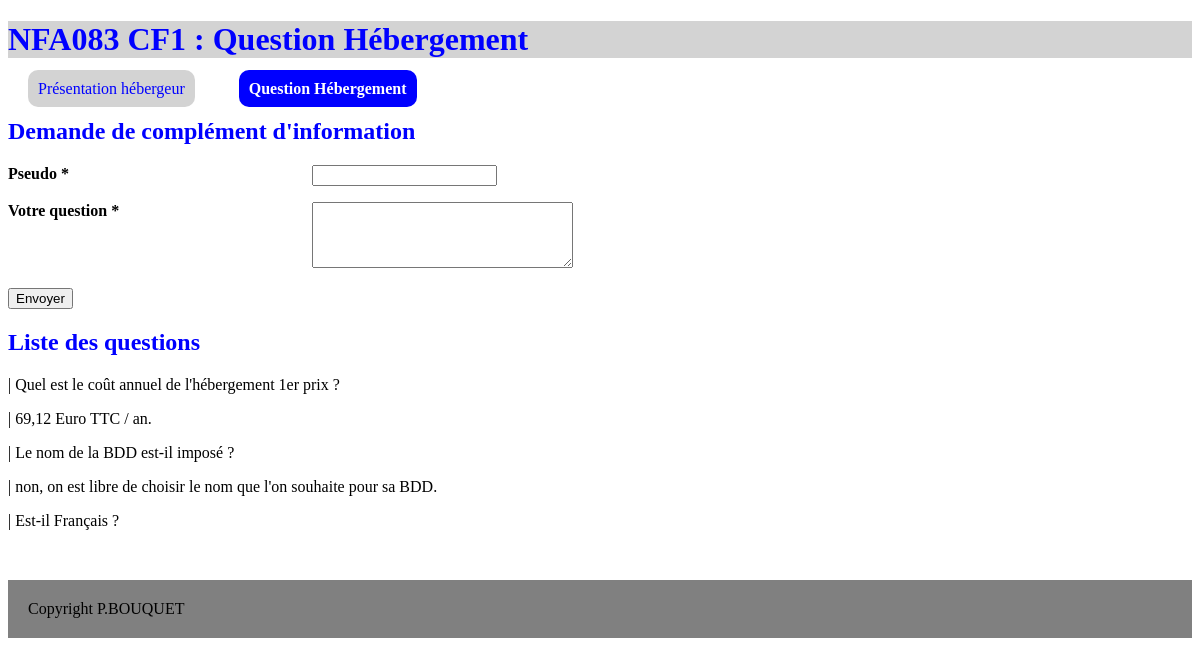
The page /question.php on the database its author committed.
### tables this page shows
CREATE TABLE IF NOT EXISTS `question` (
  `question_id` int(3) NOT NULL,
  `question_pseudo` varchar(20) DEFAULT NULL,
  `question_texte` varchar(255) NOT NULL
);

### inc/question-liste.inc.php (the view)
<h2>Liste des questions</h2>
<?php
    $requete22="SELECT question_pseudo, question_texte "
             ."FROM question";
    $resultat22 = $con->query($requete22);
  while($donnees22 = $resultat22->fetch()) { ?>
      <p><?php echo $donnees22["question_pseudos"].' | '
                   .$donnees22["question_texte"]; ?>
      </p><?php
  } ?>

### inc/entete.inc.php (shortened to what this page needs)
<?php
  function entete($title,$actif) {
    session_start(); ?>
    <!DOCTYPE html><html lang="fr">
    <head><title><?php echo $title; ?></title>
          <link href="style.css" rel="stylesheet" type="text/css" />
    </head>
    <body><h1><?php echo $title; ?></h1>
          <nav><a href="home.php" class="<?php if(!$actif){echo 'actif'; } ?>">
                  Présentation hébergeur</a>
               <a href="question.php" class="<?php if($actif){echo 'actif'; } ?>">
                  Question Hébergement</a>
          </nav>
    <?php
  } ?>

### question.php (shortened to what this page needs)
<?php
     include("inc/entete.inc.php");
     entete("NFA083 CF1 : Question Hébergement",1);  ?>
<?php
     $con=connexion("cnamcp09_nfa083_2017");  ?>
  <section><?php include("inc/form-question.inc.php");
                 include("inc/question-insert.inc.php"); ?>
  </section>
  <section><?php include("inc/question-liste.inc.php"); ?>
  </section>
  <footer>Copyright P.BOUQUET</footer>
</body>
</html>

### inc/form-question.inc.php (shortened to what this page needs)
<h2>Demande de complément d'information</h2>
<form action="index.php" method="GET" name="form_satisfaction" >
  <p><strong><label for="question_pseudo" >Pseudo *</label></strong>
      <input type="text" maxlength=20 required
          name="question_pseudo" id="question_pseudo"  /></p>
  <p><strong><label for="question_texte" >Votre question *</label></strong>
      <textarea required name="question_text" id="question_texte"
            cols='30' rows='4' /></textarea>
  </p>
  <p><input type="submit" value="Envoyer" name="question_submit" /></p>
</form>

### css/style.css (style rules this page uses)
nav a { background-color:lightgrey; color:blue; border-radius:10px; text-decoration:none; padding:10px; margin:20px; }
a.actif { background-color:blue; color:white; font-weight:700; border-radius:10px; text-decoration:none; padding:10px; margin:20px; }
h1 { color:blue; background-color:lightgrey; }
h2 { color:blue; }
strong { display:inline-block; width:300px; vertical-align:top; }
footer { margin-top:50px; padding:20px; background-color:grey; }

### rows shown on the page
question: question_texte "Quel est le coût annuel de l'hébergement 1er prix ?"
question: question_texte "69,12 Euro TTC / an."
question: question_texte "Le nom de la BDD est-il imposé ?"
question: question_texte "non, on est libre de choisir le nom que l'on souhaite pour sa BDD."
question: question_texte "Est-il Français ?"

### other values the page prints
$title "NFA083 CF1 : Question Hébergement"
